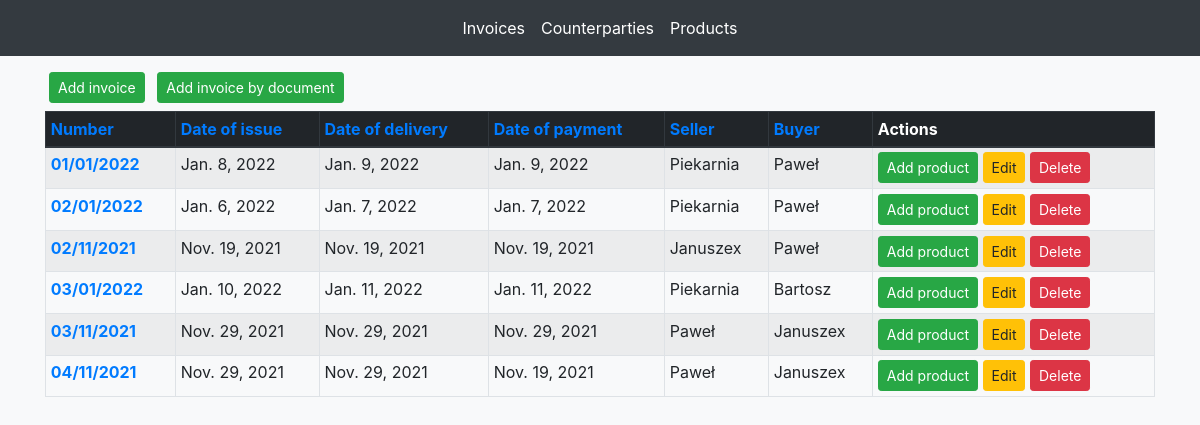
Page /faktury/lista/1 on the committed database.
### faktury/models.py (models this page shows, shortened)
class Invoice(models.Model):
    number = models.CharField(max_length=200)
    date_of_issue = models.DateField('date of issue')
    date_of_delivery = models.DateField('date of delivery')
    date_of_payment = models.DateField('date of payment')
    seller = models.ForeignKey(Personal_Data, on_delete=models.CASCADE, related_name='seller')
    buyer = models.ForeignKey(Personal_Data, on_delete=models.CASCADE, related_name='buyer')
    image = models.ImageField(null=True, blank=True)

class Personal_Data(models.Model):
    name = models.CharField(max_length=200)
    nip = models.CharField(max_length=200, null=True, blank=True)
    address = models.ForeignKey(Address, on_delete=models.CASCADE, related_name='address')

### faktury/views.py (the view)
# urls.py: path('lista/1', views.list1, name='lista'),
def list1(request):
    invoice_list = Invoice.objects.order_by('number')
    template = loader.get_template('faktury/lista.html')
    context = {
        'invoice_list': invoice_list,
    }
    return HttpResponse(template.render(context, request))

### faktury/templates/faktury/lista.html
{% extends "faktury/base.html" %}
{% block content %}
<div class="container mt-2">
    <a class="btn btn-success btn-sm mx-1 my-2" href="/faktury/dodajfakture">Add invoice</a>
    <a class="btn btn-success btn-sm mx-1 my-2" href="/faktury/dodajskan">Add invoice by document</a>
    <table class="table table-striped table-bordered table-sm">
        <thead class="thead-dark">
        <tr>
            <th scope="col"><a href="/faktury/lista/1">Number</a></th>
            <th scope="col"><a href="/faktury/lista/2">Date of issue</a></th>
            <th scope="col"><a href="/faktury/lista/3">Date of delivery</a></th>
            <th scope="col"><a href="/faktury/lista/4">Date of payment</a></th>
            <th scope="col"><a href="/faktury/lista/5">Seller</a></th>
            <th scope="col"><a href="/faktury/lista/6">Buyer</a></th>
            <th scope="col">Actions</th>
        </tr>
        </thead>
        <tbody>
        {% for invoice in invoice_list %}
        <tr>
            <th scope="row"><a href="/faktury/faktura/{{ invoice.id }}/">{{ invoice.number }}</a></th>
            <td>{{ invoice.date_of_issue }}</td>
            <td>{{ invoice.date_of_delivery }}</td>
            <td>{{ invoice.date_of_payment }}</td>
            <td>{{ invoice.seller.name }}</td>
            <td>{{ invoice.buyer.name }}</td>
            <td>
                <a class="btn btn-success btn-sm" href="/faktury/dodajuslugedofaktury/{{ invoice.id }}/">Add product</a>
                <a class="btn btn-warning btn-sm" href="/faktury/edytujfakture/{{ invoice.id }}/">Edit</a>
                <a class="btn btn-danger btn-sm" href="/faktury/usunfakture/{{ invoice.id }}/">Delete</a>
            </td>
        </tr>
        {% endfor %}
        </tbody>
    </table>
</div>
{% endblock content %}

### rows in the picture
Invoice: number "01/01/2022", date_of_issue "Jan. 8, 2022", date_of_delivery "Jan. 9, 2022", date_of_payment "Jan. 9, 2022", seller.name "Piekarnia", buyer.name "Paweł"
Invoice: number "02/01/2022", date_of_issue "Jan. 6, 2022", date_of_delivery "Jan. 7, 2022", date_of_payment "Jan. 7, 2022", seller.name "Piekarnia", buyer.name "Paweł"
Invoice: number "02/11/2021", date_of_issue "Nov. 19, 2021", date_of_delivery "Nov. 19, 2021", date_of_payment "Nov. 19, 2021", seller.name "Januszex", buyer.name "Paweł"
Invoice: number "03/01/2022", date_of_issue "Jan. 10, 2022", date_of_delivery "Jan. 11, 2022", date_of_payment "Jan. 11, 2022", seller.name "Piekarnia", buyer.name "Bartosz"
Invoice: number "03/11/2021", date_of_issue "Nov. 29, 2021", date_of_delivery "Nov. 29, 2021", date_of_payment "Nov. 29, 2021", seller.name "Paweł", buyer.name "Januszex"
Invoice: number "04/11/2021", date_of_issue "Nov. 29, 2021", date_of_delivery "Nov. 29, 2021", date_of_payment "Nov. 19, 2021", seller.name "Paweł", buyer.name "Januszex"
